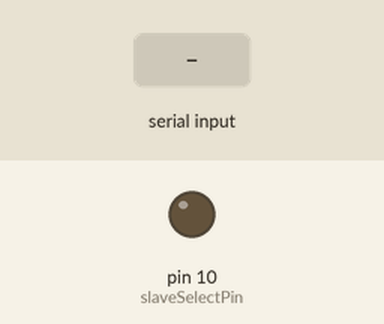
Recording of a sketch running on a simulated Arduino Uno, built with avr-gcc and run on an emulated ATmega328P. Parts: output pins drawn as LEDs (lit = HIGH). Inputs (shaded band) come from the test bench. What the sketch prints to the serial monitor is not drawn.

Above: at 1.2 s.
1.3 s: byte 30 received over Serial
At 1.8 s:
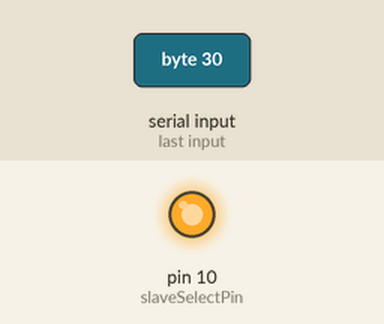
Timing chart, 0 to 4.3 s (numbered marks = the images above; inputs shaded):
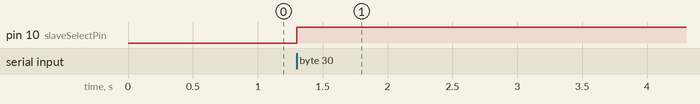

Measured:
- after the input at 1.3 s, pin 10 (slaveSelectPin): LOW → HIGH at once

The sketch:

readCurrPosWriteTorq.ino
```cpp
// inslude the SPI library:
#include <SPI.h>
/*lee por puerto serie un valor 0-255 y configura la salida del potenciometro
           _______
  5v/10V -|A     W|- arduA1
supply0V -|B   Vdd|- 5V/10V
ardu gnd -|Vss SDO|- none
ardu gnd -|GND SDI|- ardu pin11
    pin10-|~CS CLK|- ardu pin13
      |_______|

curr_out - ardu A4
encoder_out - ardu A5
*/

#define CURRENT_PIN A4
#define ENCODER_PIN A5
byte buff[4]; //[c_high,c_low,pos_high,pos_low]

const int slaveSelectPin = 10;
int PotWiperVoltage = 1;
int RawVoltage = 0;
float Voltage = 0;

void setup() {
  Serial.begin(9600);
  pinMode(CURRENT_PIN, INPUT);
  pinMode(ENCODER_PIN, INPUT);
  // set the slaveSelectPin as an output:
  pinMode(slaveSelectPin, OUTPUT);
  // initialize SPI:
  SPI.begin();
}

void loop() {
  if (Serial.available()){
    char in = Serial.read();
    digitalPotWrite(in);
    formar_trama(read_curr(), read_pos());
    Serial.write(buff,4);
  }
}

/*
**** FUNCIONES ****
*/
void formar_trama(int curr, int pos){
   //[0,1,2,3]
   //[c_high,c_low,pos_high,pos_low]
  buff[1]=curr & 255;
  buff[0]= (curr >> 8) & 255;
  buff[3]= pos & 255;
  buff[2]= (pos >> 8) & 255;
}
int read_curr(){
  return analogRead(CURRENT_PIN);
}
int read_pos(){
  return analogRead(ENCODER_PIN);
}
void digitalPotWrite(byte value) {
  // take the SS pin low to select the chip:
  digitalWrite(slaveSelectPin, LOW);
  //  send in the address and value via SPI:
  SPI.transfer(value);
  // take the SS pin high to de-select the chip:
  digitalWrite(slaveSelectPin, HIGH);
}
```
